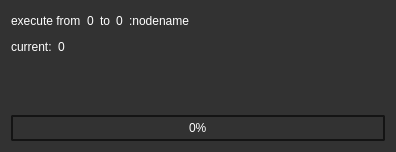
<?xml version="1.0" encoding="UTF-8"?>
<ui version="4.0">
 <class>ProgressWidget</class>
 <widget class="QWidget" name="ProgressWidget">
  <property name="geometry">
   <rect>
    <x>0</x>
    <y>0</y>
    <width>396</width>
    <height>152</height>
   </rect>
  </property>
  <property name="windowTitle">
   <string>progress</string>
  </property>
  <property name="styleSheet">
   <string notr="true">QWidget{
color: white;
background-color: rgb(50, 50, 50);
selection-color: white;
selection-background-color:: rgb(180,180,0)
}

QWidget:disabled{
color: gray;
}

QLineEdit:focus,QAbstractSpinBox:focus,QComboBox:focus,QListView:focus
{
    border: 2px solid rgb(180,180,0);
}

/*
QWidget:selected{
border-width: 2px;
border-color: rgb(180,180,0);
border-style: solid;
border-radius: 3;
}
*/



QPushButton, QLineEdit, QComboBox, QAbstractSpinBox,QListView{
color: white;
background-color: rgb(80, 80, 80);
selection-color: white;
selection-background-color:: rgb(180,180,0)
}

QPushButton, QLineEdit, QComboBox, QAbstractSpinBox ,  QTabWidget::pane,QListView{
border-width: 1px;
border-color: black;
border-style: solid;
border-radius: 3;
}

QPushButton {
padding: 3px;
font-size: 10px;
padding-left: 5px;
padding-right: 5px;
min-width: 50px;
max-width: 50px;
min-height: 13px;
max-height: 13px;
}

QPushButton:hover {
  background-color: rgb(100,100, 100)
}

QPushButton:pressed {
  background-color: rgb(180,180,0)
}

QLabel ,QCheckBox{
    color: white;
}


QAbstractButton:disabled {
    color:rgb(100, 100, 100) ;
}

QLineEdit  {
background-color: rgb(70, 70, 70);
selection-background-color: rgb(180,180,0)
}


 QTabWidget::tab-bar  {
        left: 5px; 
    }

    QTabBar::tab  {
    color: white;
    border: 1px solid black;
    border-bottom-color:rgb(50,50,50); 
    border-top-left-radius: 3px;
    border-top-right-radius: 3px;
    padding: 3px;
font-size: 12px;
padding-left: 5px;
padding-right: 5px;
}
  
    QTabBar::tab:!selected  {
    background-color: rgb(25, 25, 25);
        margin-top: 2px; 
    }




QComboBox {
padding: 3px;
font-size: 12px;
padding-left: 5px;
padding-right: 5px;
min-width: 50px;
min-height: 13px;
}
     

QCheckBox  {
    spacing: 5px;
}
 
QCheckBox::indicator  {
    width: 16px;
    height: 16px;
}
 
QCheckBox::indicator:unchecked  {
    image: url(:/images/checkbox_unchecked.png);
}

QCheckBox::indicator:checked:disabled  {
    image: url(:/images/checkbox_checked_noSelect.png);
}
 
QCheckBox::indicator:checked  {
    image: url(:/images/checkbox_checked.png);
}

QMenu
{
    border: 1px solid #000;
}

QMenu::item
{
    padding: 2px 20px 2px 20px;
}

QMenu::item:selected
{
    color: rgb(180,180,0);
}

QComboBox
{
    selection-background-color: #ffaa00;
    background-color: QLinearGradient( x1: 0, y1: 0, x2: 0, y2: 1, stop: 0 #565656, stop: 0.1 #525252, stop: 0.5 #4e4e4e, stop: 0.9 #4a4a4a, stop: 1 #464646);
    border-style: solid;
    border: 1px solid #1e1e1e;
    border-radius: 5;
}

QComboBox:on
{
    padding-top: 3px;
    padding-left: 4px;
    background-color: QLinearGradient( x1: 0, y1: 0, x2: 0, y2: 1, stop: 0 #2d2d2d, stop: 0.1 #2b2b2b, stop: 0.5 #292929, stop: 0.9 #282828, stop: 1 #252525);
}
QComboBox:disabled
{
    background-color: QLinearGradient( x1: 0, y1: 0, x2: 0, y2: 1, stop: 0 #2d2d2d, stop: 0.1 #2b2b2b, stop: 0.5 #292929, stop: 0.9 #282828, stop: 1 #252525);
}



QComboBox QAbstractItemView
{
    border-width: 1px;
    border-color: black;
    border-style: solid;
    border-radius: 3;;
    selection-background-color:rgb(180,180,0);
}

QComboBox::drop-down
{
     subcontrol-origin: padding;
     subcontrol-position: top right;
     width: 15px;

     border-left-width: 1px;
     border-left-color: black;
     border-left-style: solid; /* just a single line */
     border-top-right-radius: 3px; /* same radius as the QComboBox */
     border-bottom-right-radius: 3px;
 }

QComboBox::down-arrow
{
     image: url(:/images/down_arrow.png);
}

QAbstractSpinBox  {
    padding-right: 0px; /* make room for the arrows */
selection-background-color:: rgb(180,180,0)
}
 

QAbstractSpinBox::up-button  {
    subcontrol-origin: border;
    subcontrol-position: top right; /* position at the top right corner */
    width: 16px; /* 16 + 2*1px border-width = 15px padding + 3px parent border */
    border-width: 1px;
}
 
 
QAbstractSpinBox::up-arrow  {
    image: url(:/images/up_arrow.png);
    width: 7px;
    height: 7px;
}

QAbstractSpinBox::up-arrow::pressed  {
      image: url(:/images/up_arrow_dis.png);
    width: 6px;
    height: 6px;
}

 

QAbstractSpinBox::up-arrow:disabled, QAbstractSpinBox::up-arrow:off  { /* off state when value is max */
   image: url(:/images/up_arrow_dis.png);
}
 
QAbstractSpinBox::down-button  {
    subcontrol-origin: border;
    subcontrol-position: bottom right; /* position at bottom right corner */
    width: 16px;
    border-width: 1px;
    border-top-width:0;
}
 
 
QAbstractSpinBox::down-arrow  {
    image: url(:/images/down_arrow.png);
    width: 7px;
    height: 7px;
}

QAbstractSpinBox::down-arrow::pressed  {
      image: url(:/images/down_arrow_dis.png);
    width: 6px;
    height: 6px;
}
 
QAbstractSpinBox::down-arrow:disabled,
QAbstractSpinBox::down-arrow:off  { /* off state when value in min */
   image: url(:/images/down_arrow_dis.png);
}
     
 QListView {
     show-decoration-selected: 1; /* make the selection span the entire width of the view */
 }


 QListView::item:alternate {
     background: #EEEEEE;
 }

 QListView::item:selected {
     border: 1px solid #6a6ea9;
 }
/*
 QListView::item:selected:!active {
     background: qlineargradient(x1: 0, y1: 0, x2: 0, y2: 1,
                                 stop: 0 #ABAFE5, stop: 1 #8588B2);
 }
*/

 QListView::item:selected:active {
     background:  rgb(180,180,0);
 }

/*
 QListView::item:hover {
     background: qlineargradient(x1: 0, y1: 0, x2: 0, y2: 1,
                                 stop: 0 #FAFBFE, stop: 1 #DCDEF1);
 }
*/

 QListView::disabled {
     background:  rgb(50,50,50);
 }

QScrollBar:vertical {               
    border: 1px solid #999999;
   background: rgb(80, 80, 80);
    width:12px;    
    margin: 0px 0px 0px 0px;
}
QScrollBar::handle:vertical {
background: rgb(80, 80, 80);
    min-height: 0px;
border-radius: 5;
}
QScrollBar::add-line:vertical {
  background: rgb(80, 80, 80);
    height: px;
    subcontrol-position: bottom;
    subcontrol-origin: margin;
}
QScrollBar::sub-line:vertical {
 background: rgb(80, 80, 80);
    height: 0px;
    subcontrol-position: top;
    subcontrol-origin: margin;
}

QProgressBar
{
    border: 2px solid rgb(20,20,20);
    border-radius: 2px;
    text-align: center;
}

QProgressBar::chunk
{
    background-color: rgb(160,160,160);
    /*width: 5px;
    margin: 0.5px
*/;
}
</string>
  </property>
  <layout class="QVBoxLayout" name="verticalLayout">
   <item>
    <layout class="QHBoxLayout" name="horizontalLayout">
     <item>
      <widget class="QLabel" name="label_5">
       <property name="text">
        <string>execute from</string>
       </property>
      </widget>
     </item>
     <item>
      <widget class="QLabel" name="labelStartFrame">
       <property name="text">
        <string>0</string>
       </property>
      </widget>
     </item>
     <item>
      <widget class="QLabel" name="label">
       <property name="text">
        <string>to</string>
       </property>
      </widget>
     </item>
     <item>
      <widget class="QLabel" name="labelEndFrame">
       <property name="text">
        <string>0</string>
       </property>
      </widget>
     </item>
     <item>
      <widget class="QLabel" name="labelNodeName">
       <property name="text">
        <string>:nodename</string>
       </property>
      </widget>
     </item>
     <item>
      <spacer name="horizontalSpacer">
       <property name="orientation">
        <enum>Qt::Horizontal</enum>
       </property>
       <property name="sizeHint" stdset="0">
        <size>
         <width>40</width>
         <height>20</height>
        </size>
       </property>
      </spacer>
     </item>
    </layout>
   </item>
   <item>
    <layout class="QHBoxLayout" name="horizontalLayout_2">
     <item>
      <widget class="QLabel" name="label_3">
       <property name="text">
        <string>current:</string>
       </property>
      </widget>
     </item>
     <item>
      <widget class="QLabel" name="labelCurrentFrame">
       <property name="text">
        <string>0</string>
       </property>
      </widget>
     </item>
     <item>
      <spacer name="horizontalSpacer_2">
       <property name="orientation">
        <enum>Qt::Horizontal</enum>
       </property>
       <property name="sizeHint" stdset="0">
        <size>
         <width>40</width>
         <height>20</height>
        </size>
       </property>
      </spacer>
     </item>
    </layout>
   </item>
   <item>
    <spacer name="verticalSpacer">
     <property name="orientation">
      <enum>Qt::Vertical</enum>
     </property>
     <property name="sizeHint" stdset="0">
      <size>
       <width>20</width>
       <height>40</height>
      </size>
     </property>
    </spacer>
   </item>
   <item>
    <widget class="QProgressBar" name="progressBar">
     <property name="value">
      <number>0</number>
     </property>
    </widget>
   </item>
  </layout>
 </widget>
 <resources/>
 <connections/>
</ui>
